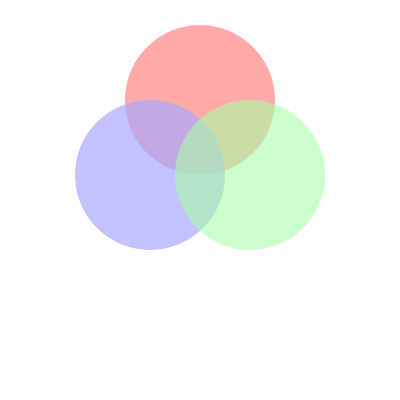
Frame 1 (no input)
Frame 60 (no input): identical to frame 1, image omitted
Frame 120 (the mouse pressed at the canvas centre since frame 60): identical to frame 1, image omitted

The p5.js sketch that drew this single still picture (run headless with seeded random() and noise() and a simulated clock; from frame 60 on, the mouse is pressed at the canvas centre):

// p5.js sketch
// ── sketch.js
function setup() {
  createCanvas(400, 400);
}

function draw() {
  background('white');

  noStroke();
    
  fill(255, 170, 169);
  circle(200,100,150);

  fill(170, 168, 255, 180);
  circle(150,175,150);
  
  fill(167, 255, 167, 150);
  circle(250,175,150);
}
